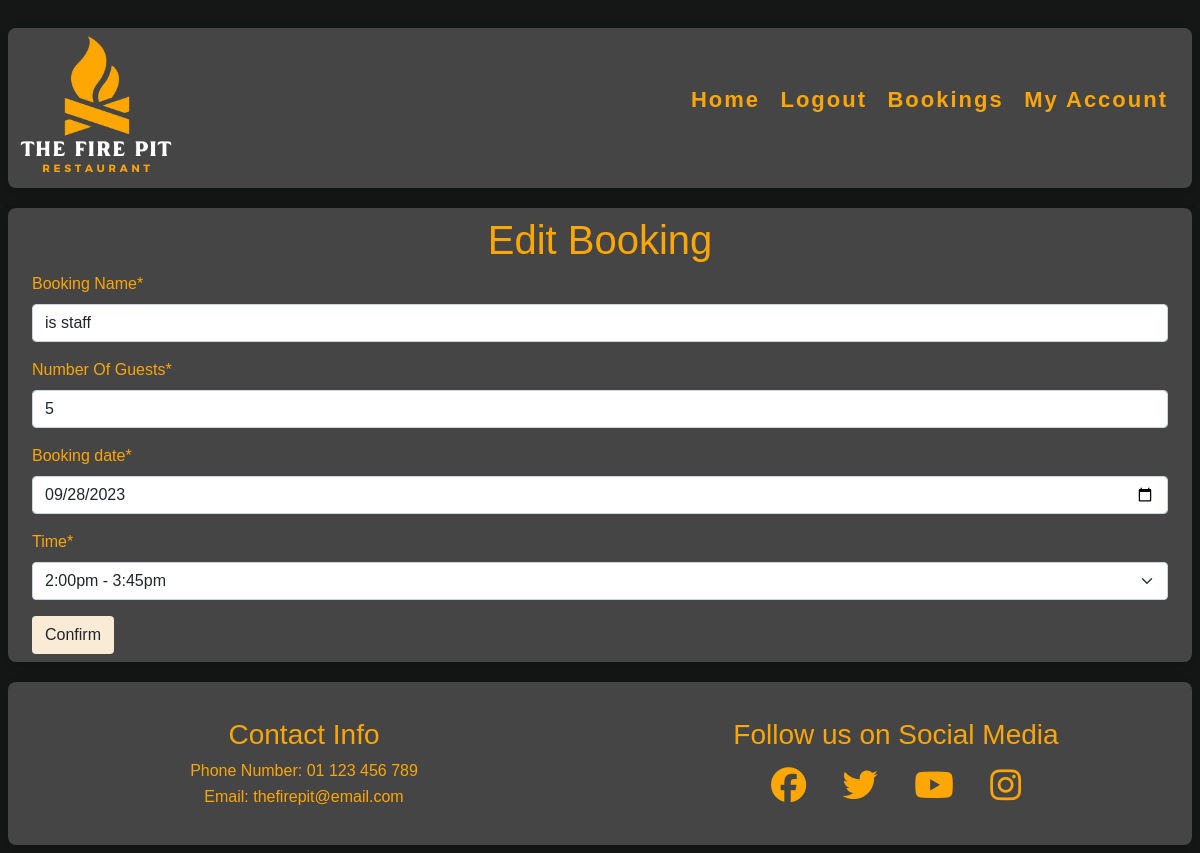
The page /booking/edit_booking/12 (signed in) on the database its author committed.
### booking/models.py (models this page shows, shortened)
class Booking(models.Model):
    customer = models.ForeignKey(
        User, on_delete=models.CASCADE, related_name="customer")
    booking_name = models.CharField(max_length=25)
    tables_needed_small = models.IntegerField(default=0)
    tables_needed_medium = models.IntegerField(default=0)
    tables_needed_large = models.IntegerField(default=0)
    guest_count = models.IntegerField(default=2)
    booking_date = models.DateField()
    booking_time = models.IntegerField(choices=TIME_SLOTS, default=1)
    class Meta:
        ordering = ['booking_date', 'booking_time']

### booking/views.py (the view, shortened to what this page needs)
# urls.py: path('edit_booking/<slug:pk>',
class edit_booking(LoginRequiredMixin, UserPassesTestMixin, UpdateView):
    form_class = BookingForm
    template_name = 'booking/edit_booking.html'
    success_url = "/"
    model = Booking
    def test_func(self):
        if self.request.user.is_staff:
            return True
        else:
            return self.request.user == self.get_object().customer

### booking/forms.py (shortened to what this page needs)
class BookingForm(forms.ModelForm):
    booking_date = forms.DateField(widget=forms.TextInput(attrs={'type': 'date'}),
                                   required=True)
    class Meta:
        model = Booking
        fields = [
            'booking_name', 'guest_count', 'booking_date', 'booking_time',
            ]
        labels = {
            'booking_name': 'Booking Name',
            'guest_count': 'Number Of Guests',
            'booking_date': 'Date',
            'booking_time': 'Time',
        }
    def __init__(self, *args, **kwargs):
        super().__init__(*args, **kwargs)
        self.fields['booking_date'].widget.attrs['class'] = 'datepicker'
        self.fields['booking_date'].widget.attrs['autocomplete'] = 'off'

### booking/templates/booking/edit_booking.html (shortened to what this page needs)
{% extends "base.html" %}
{% load static %}
{% load crispy_forms_tags %}
{% block content %}
<div class="m-3">
    <form method="POST" action="{% url 'edit_booking' booking.id %}" class="form mb-2 p-2 form-style" enctype="multipart/form-data">
        <h1 class="text-center">Edit Booking</h1>
        {{ form|crispy }}
        <button type="submit" class="btn button-style">Confirm</button>
    </form>
</div>
{% endblock %}

### static/css/style.css (style rules this page uses)
body { font-family: Nunito, sans-serif; font-weight: 300; background-color: #151616; color: #fea601; max-width: 1200px; padding: 8px; width: 100%; margin: auto; }
.btn { background-color: antiquewhite; }

### rows shown on the page
Booking: booking_name "is staff", guest_count "5", booking_date "09/28/2023", booking_time "2:00pm - 3:45pm"
